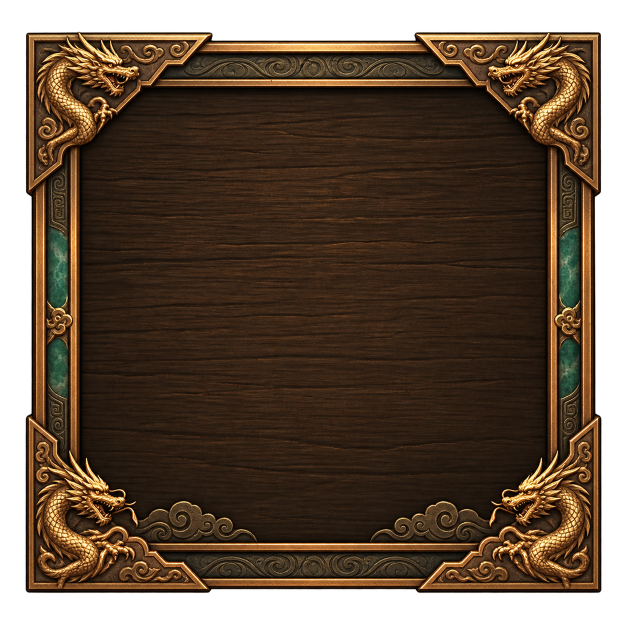
#> input picture tools/ui_custom/panel.png, 1254 x 1254 px (shown at 1/2 size)
$ python -i texshrink.py   (imports and definitions only)
#> lines starting #> are read from the running program, lines starting #| are printed output that depends on the picture
#> further down, picture is the input picture: PIL image 1254x1254 RGBA; mean R, G, B, A 54.4, 36.7, 20.7, 203.9
# Thu nhỏ texture hiệu ứng KVCT (thư mục KVCT3_Data) để Warcraft 1.31 bản 32-bit không hết bộ nhớ giữa trận
# (crash "Not enough memory resources" phút 27, 10/10/2026: 2832 texture ~570 MB khi giải nén, 226 texture 512/1024 px
# của KVCT3_Data chiếm ~350 MB). Cạnh dài nhất > TEX_MAX_SIDE thì thu về TEX_MAX_SIDE (giữ tỉ lệ, lũy thừa 2).
# Chạy lại không thu nhỏ thêm. Bản gốc đầy đủ: D:\KVCT31_Data\KVCT3_Data (tools/cleanup_kvct3_data.py).
#   python texshrink.py
import io, os, struct, sys
from PIL import Image

sys.path.insert(0, os.path.dirname(__file__))
import config
from kskill import kv_image

ROOT = os.path.abspath(os.path.join(os.path.dirname(__file__), ".."))
SRC = os.path.join(ROOT, "src", "map")
MAX = getattr(config, "TEX_MAX_SIDE", 256)


def blp1_rgba(im):
    """BLP1 256 màu + alpha 8 bit, đủ chuỗi mipmap, mọi kích thước lũy thừa 2 (blp1_palette của icons.py chỉ làm ô vuông)."""
    w, h = im.size
#> w = 1254; h = 1254
    pal_img = im.convert("RGB").quantize(256, method=Image.Quantize.MEDIANCUT)
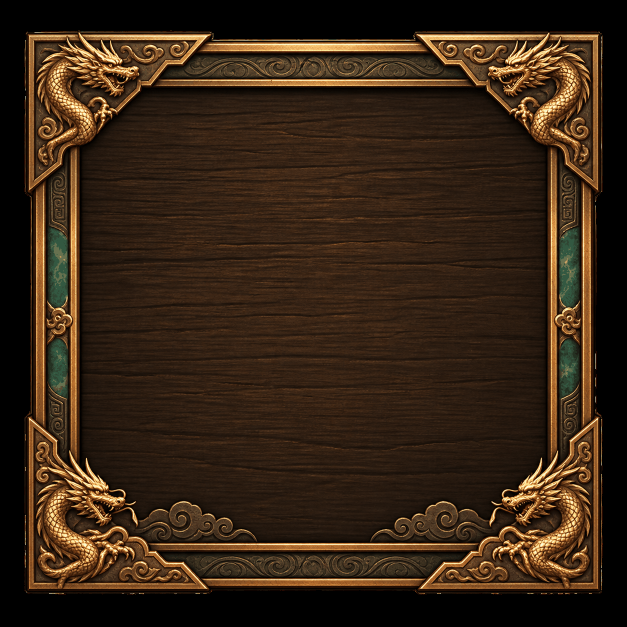
#> pal_img: PIL image 1254x1254 P (shown at 1/2 size); mean R, G, B 54.4, 36.6, 20.7
    pal = pal_img.getpalette()[:768]
#> pal = 768 values, max 254 at index 0, min 0 at index 707, mean 47.64
    pal += [0] * (768 - len(pal))
    palette = b"".join(struct.pack("<4B", pal[3 * i + 2], pal[3 * i + 1], pal[3 * i], 0) for i in range(256))
    mips = []
    while True:
        m = im if (w, h) == im.size else im.resize((w, h), Image.LANCZOS)
        mips.append(m.convert("RGB").quantize(palette=pal_img, dither=Image.Dither.NONE).tobytes() + m.getchannel("A").tobytes())
        if (w, h) == (1, 1) or len(mips) == 16:
            break
        w, h = max(1, w // 2), max(1, h // 2)
#> this loop made 11 passes
#> pass 2, in blp1_rgba, `m = im if (w, h) == im.size else im.resize((w, h), Image.LANCZOS)`:
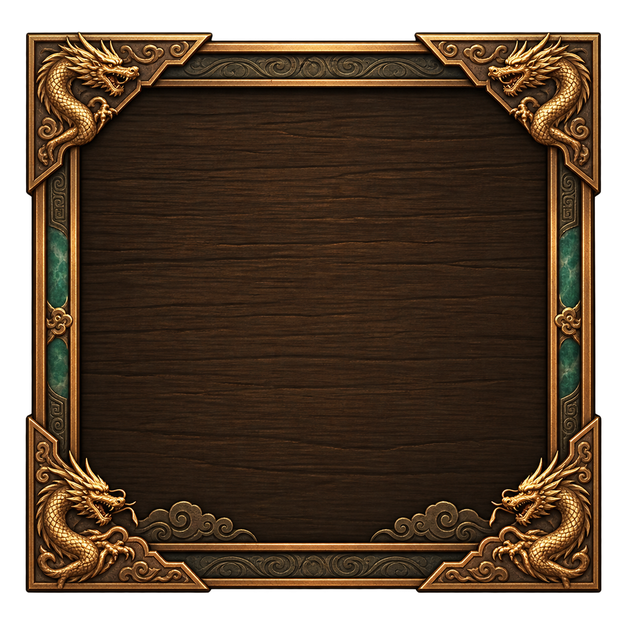
#> m: PIL image 627x627 RGBA; mean R, G, B, A 53.8, 36.4, 20.6, 203.9; transparent parts drawn white
#> pass 3, in blp1_rgba, `m = im if (w, h) == im.size else im.resize((w, h), Image.LANCZOS)`:
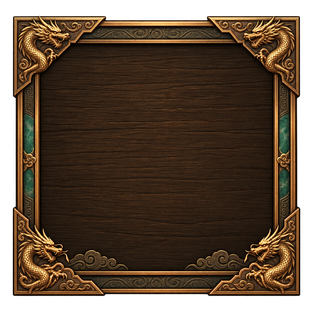
#> m: PIL image 313x313 RGBA; mean R, G, B, A 54.2, 36.8, 21, 204; transparent parts drawn white
#> after the loop, mips = 11 items
    offs, sizes, pos = [], [], 4 + 4 * 6 + 64 + 64 + len(palette)
#> offs = []; sizes = []; pos = 1180
    for d in mips:
        offs.append(pos)
        sizes.append(len(d))
        pos += len(d)
#> this loop made 11 passes
#> pos on passes 1 to 11: 3146212, 3932470, 4128408, 4177080, 4189248, 4192290, 4193012, 4193174, 4193206, 4193214, 4193216
#> after the loop, offs = [1180, 3146212, 3932470, 4128408, 4177080, 4189248, 4192290, 4193012, 4193174, 4193206, 4193214]; pos = 4193216; sizes = [3145032, 786258, 195938, 48672, 12168, 3042, 722, 162, 32, 8, 2]
    offs += [0] * (16 - len(offs))
#> offs = [1180, 3146212, 3932470, 4128408, 4177080, 4189248, 4192290, 4193012, 4193174, 4193206, 4193214, 0, 0, 0, 0, 0]
    sizes += [0] * (16 - len(sizes))
#> sizes = [3145032, 786258, 195938, 48672, 12168, 3042, 722, 162, 32, 8, 2, 0, 0, 0, 0, 0]
    return (b"BLP1" + struct.pack("<6I", 1, 8, im.size[0], im.size[1], 4, 1) + struct.pack("<16I", *offs)
            + struct.pack("<16I", *sizes) + palette + b"".join(mips))


def shrink(path):
    data = open(path, "rb").read()
    if data[:4] != b"BLP1":
        return 0
    w, h = struct.unpack_from("<2I", data, 12)
    if max(w, h) <= MAX:
        return 0
    im = kv_image(data) if struct.unpack_from("<I", data, 4)[0] == 0 else Image.open(io.BytesIO(data)).convert("RGBA")
    k = max(w, h) // MAX
    im = im.resize((max(1, w // k), max(1, h // k)), Image.LANCZOS)
    out = blp1_rgba(im)
    open(path, "wb").write(out)
    return len(data) - len(out)


def main():
    n = saved = 0
    for dp, dn, fn in os.walk(SRC):
        if os.path.basename(dp).lower() != "kvct3_data":
            continue
        for f in fn:
            if f.lower().endswith(".blp"):
                s = shrink(os.path.join(dp, f))
                if s:
                    n += 1
                    saved += s
    print("texshrink: %d texture KVCT3_Data thu về <= %d px (file nhỏ đi %d KB)" % (n, MAX, saved // 1024))


# [2 lines not run here, left out]

>>> from PIL import Image
>>> picture = Image.open('ui_custom/panel.png')
>>> result = blp1_rgba(picture)
